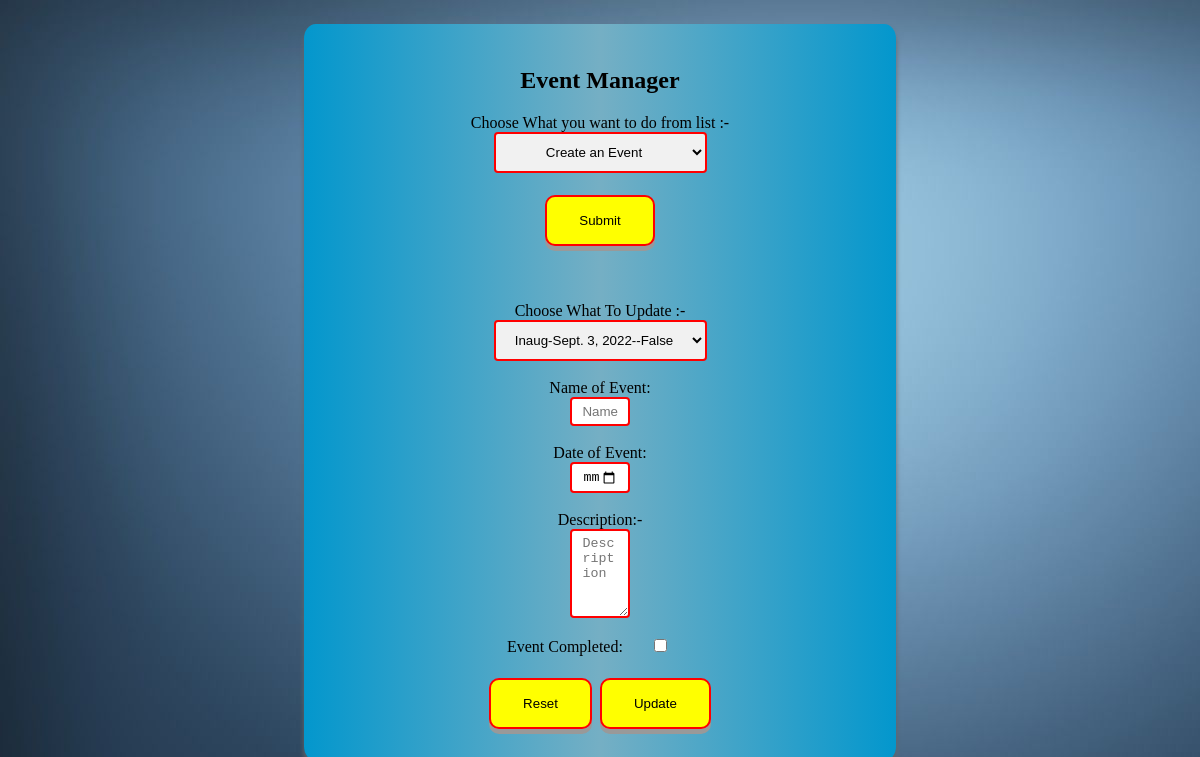
Page /task2/2 on the earlier database version.
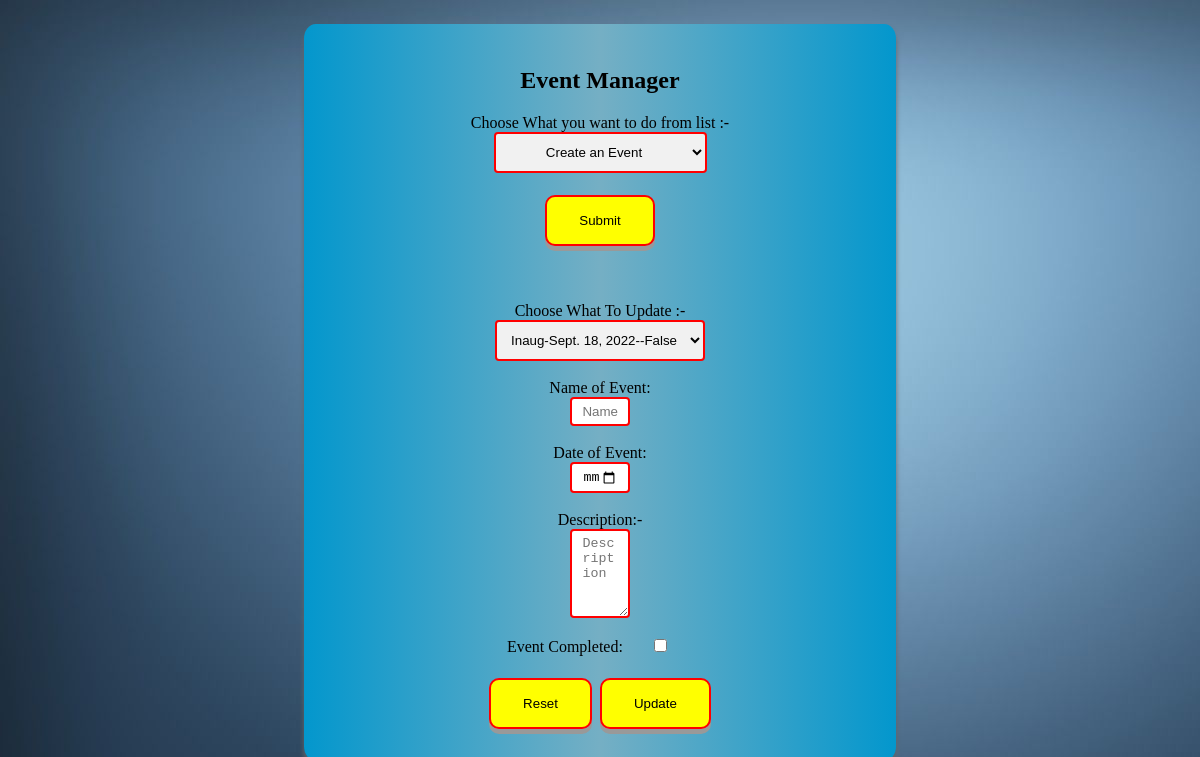
Same page on the later database version.
### Task2/models.py (models this page shows, shortened)
class EventDet(models.Model):
    name=models.CharField('Event Name',max_length=120)
    date=models.DateField('Date',null=True,blank=True)
    complete=models.BooleanField('Complete',null=True,blank=True)
    description=models.TextField('Des')

### Task2/views.py (the view, shortened to what this page needs)
# urls.py: path('2',views.UpdateEvent),
def UpdateEvent(request):
    choice=request.POST.get("CRUDchoice")
    if(choice):
        return redirect('/task2/{}'.format(choice))
    eventList=list()
    for e in EventDet.objects.all():
        eventList.append(model_to_dict(e))
    delIndex=request.POST.get("UpdChoice")
    return render(request,"eve.html",{'update':1,'eventList':enumerate(eventList)})

### Task2/templates/eve.html (shortened to what this page needs)
{% load static %}
<html>
    <head>
        <link rel="stylesheet" href="{% static 'eve.css' %}">
    </head>
    <body>
        <div id="mainDiv">
            <h2>Event Manager</h2>
            <form action="." method="post">
                <label for="CRUDchoice">Choose What you want to do from list :-</label><br>
                <select id="CRUD" name="CRUDchoice">
                <option value="1">Create an Event</option>
                </select><br><br>
                <input type="submit" name="submit">
            </form>
            {% if update %}
            <br><br>
            <form method="post" id="update">
                <label for="UpdChoice">Choose What To Update :-</label><br>
                <select id="CRUD" name="UpdChoice">
                    {% for ind,e in eventList %}
                    <option value={{ind}}>{{e.name}}-{{e.date}}--{{e.complete}}</option>
                    {% endfor %}
                </select><br><br>
                <label for="name">Name of Event:</label><br>
                <input type="text" placeholder="Name" name="name" id="name"><br><br>
                <label for="date">Date of Event:</label><br>
                <input type="date" placeholder="Date" name="date" id="date"><br><br>
                <label for="des">Description:-</label><br>
                <textarea name="des" id="des" placeholder="Description" maxlength="1000" cols="20" rows="5"></textarea><br><br>
                <label for="com">Event Completed:</label>
                <input type="checkbox" name="com" id="com"><br><br>
                <input type="reset" name="reset4" form="update">
                <input type="submit" name="submit4" form="update" value="Update">
            </form>
            {% endif %}
        </div>
    </body>
</html>

### Task2/static/eve.css (style rules this page uses)
input[type=text],input[type=date],textarea,input[type=checkbox] { transition: width 0.4s ease-in-out; border: 2px solid red; border-radius: 4px; width: 10%; padding: 5px 10px; }
label { text-align: center; }
select { padding: 10px 10px; border: 2px solid red; border-radius: 4px; background-color: #f1f1f1; text-align: center; }
input[type=button], input[type=submit], input[type=reset] { background-color: yellow; border: none; color: black; border: 2px solid red; border-radius: 10px; padding: 16px 32px; margin: 4px 2px; cursor: pointer; box-shadow: 0 5px #999; }
body { background-color: #f1f1f1d2; background: url("/static/bg.jpg"); }
#mainDiv { width: 50%; padding-top: 2%; padding-bottom: 1%; text-align: center; margin: auto; margin-top: 2%; box-shadow: 0 5px 5px #666; background-image: linear-gradient(to right,rgb(3, 151, 205),rgb(117, 175, 196),rgb(3, 151, 205)) ; border-radius: 2%; }

Differences in the rows shown:
removed EventDet: UpdChoice "Inaug-Sept. 3, 2022--False"
now on this page (row edited): EventDet: UpdChoice "Inaug-Sept. 18, 2022--False"
